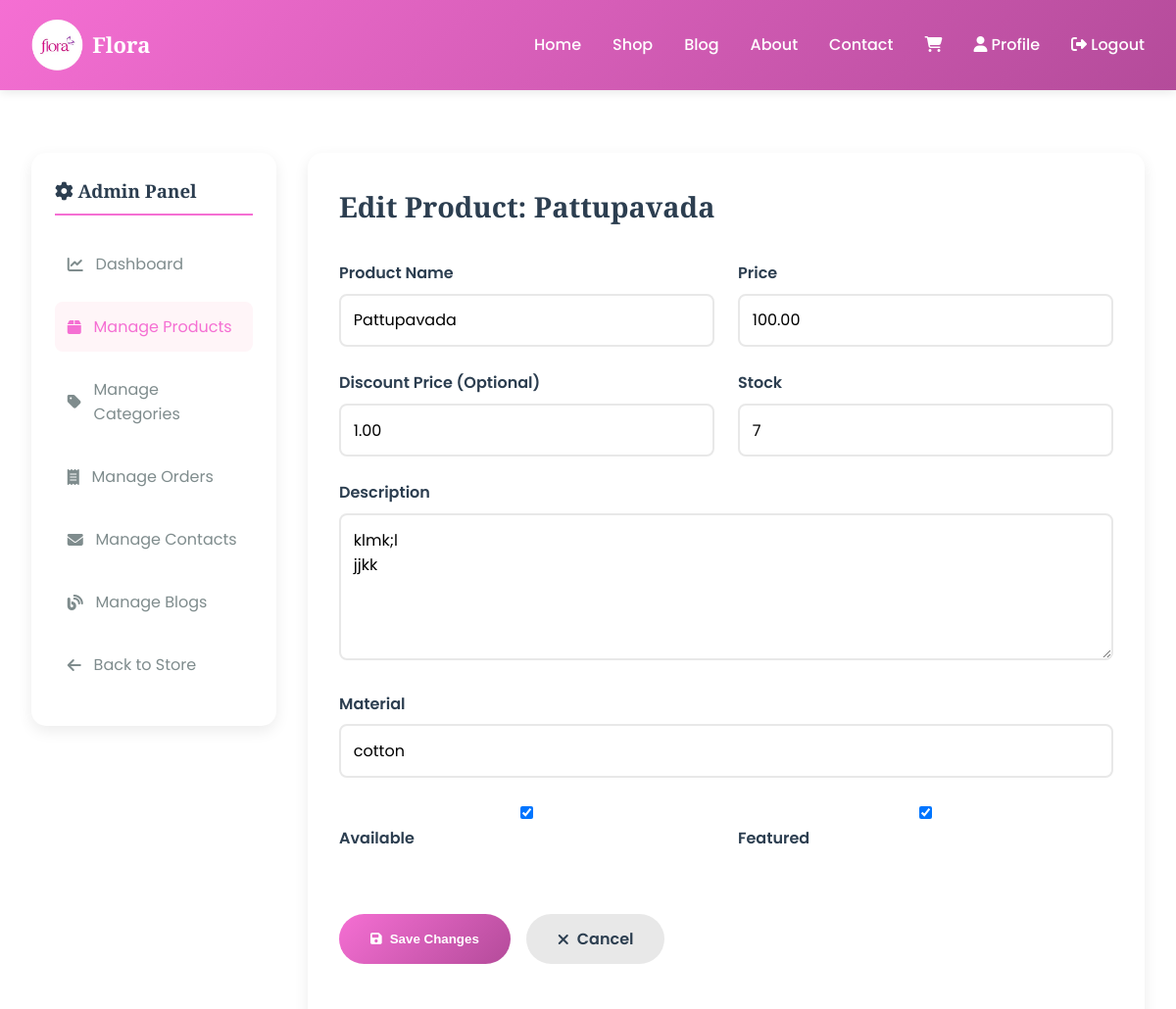
Before: /dashboard/products/1/ (signed in, upper part) with the older database file.
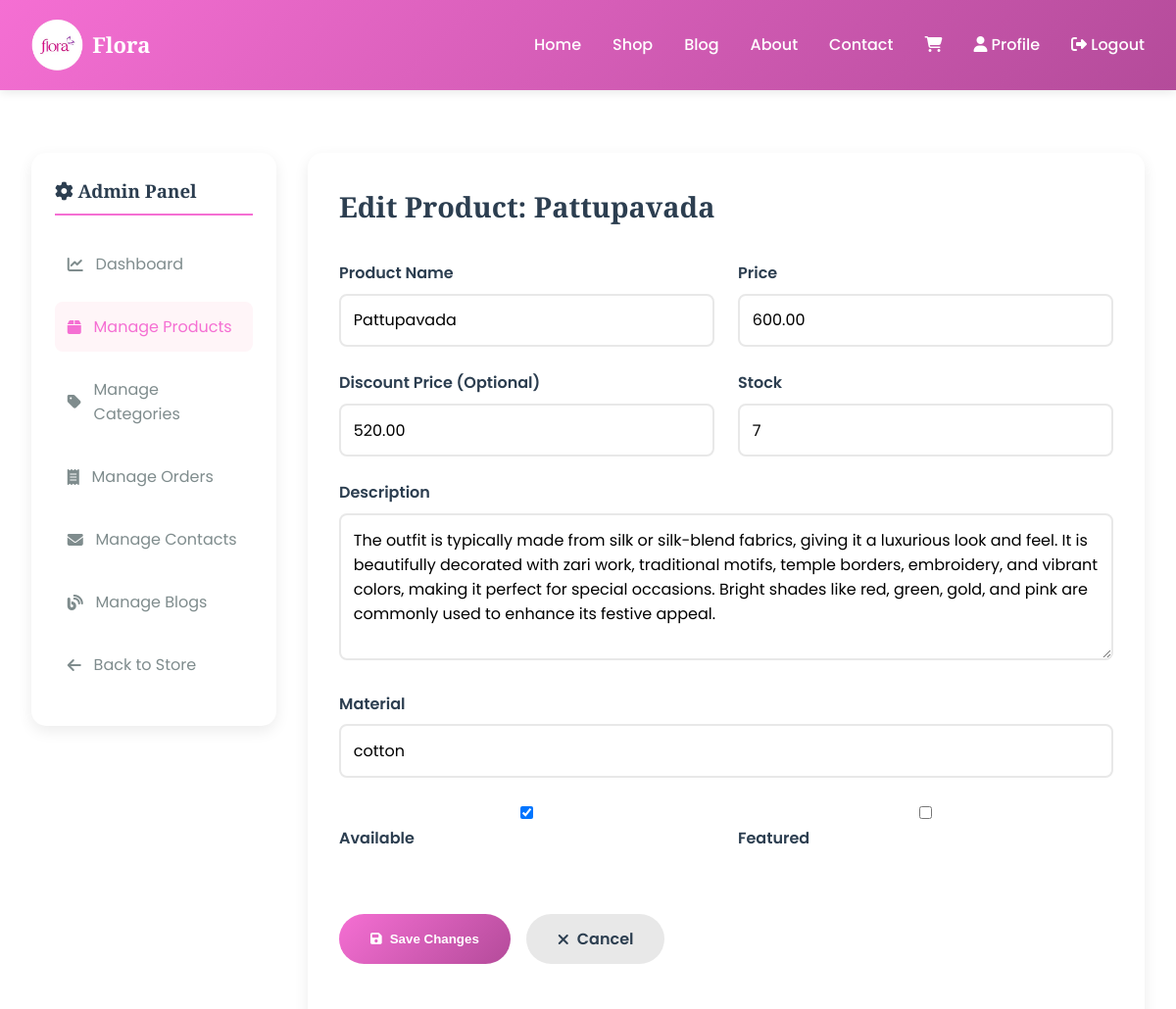
After: the same page with the newer database file.
### shop/models.py (models this page shows, shortened)
class Product(models.Model):
    PRODUCT_TYPE_CHOICES = [
        ('women', 'Women'),
        ('kids', 'Kids'),
    ]
    STYLE_CHOICES = [
        ('traditional', 'Traditional'),
        ('western', 'Western'),
        ('fusion', 'Fusion'),
    ]
    category = models.ForeignKey(Category, related_name='products', on_delete=models.CASCADE)
    name = models.CharField(max_length=200, db_index=True)
    slug = models.SlugField(max_length=200, db_index=True)
    product_type = models.CharField(max_length=20, choices=PRODUCT_TYPE_CHOICES, default='women')
    style = models.CharField(max_length=20, choices=STYLE_CHOICES, default='traditional')
    description = models.TextField()
    price = models.DecimalField(max_digits=10, decimal_places=2)
    discount_price = models.DecimalField(max_digits=10, decimal_places=2, blank=True, null=True)
    available = models.BooleanField(default=True)
    stock = models.PositiveIntegerField(default=0)
    created_at = models.DateTimeField(auto_now_add=True)
    updated_at = models.DateTimeField(auto_now=True)
    featured = models.BooleanField(default=False)
    material = models.CharField(max_length=100, blank=True)
    care_instructions = models.TextField(blank=True)
    class Meta:
        ordering = ['-created_at']
        indexes = [Index(fields=['id', 'slug'])]

### shop/views.py (the view, shortened to what this page needs)
# urls.py: path('dashboard/products/<int:id>/', views.admin_product_detail, name='admin_product_detail'),
@login_required(login_url='shop:login')
def admin_product_detail(request, id):
    if not request.user.is_staff:
        messages.error(request, 'You do not have permission to access this page.')
        return redirect('shop:home')
    product = get_object_or_404(Product, id=id)
    context = {
        'product': product,
    }
    return render(request, 'shop/admin/product_detail.html', context)

### cart/cart.py (called while the page is built)
    def __len__(self):
        return sum(item['quantity'] for item in self.cart.values())

### cart/context_processors.py (called while the page is built)
def cart(request):
    return {'cart': Cart(request)}

### templates/shop/admin/product_detail.html (shortened to what this page needs)
{% extends "base.html" %}
{% block content %}
<div class="container">
    <div class="admin-container">
        <aside class="admin-sidebar">
            <h3><i class="fas fa-cog"></i> Admin Panel</h3>
            <ul class="admin-menu">
                <li><a href="{% url 'shop:admin_dashboard' %}"><i class="fas fa-chart-line"></i> Dashboard</a></li>
                <li><a href="{% url 'shop:admin_products' %}" class="active"><i class="fas fa-box"></i> Manage Products</a></li>
                <li><a href="{% url 'shop:admin_categories' %}"><i class="fas fa-tag"></i> Manage Categories</a></li>
                <li><a href="{% url 'shop:admin_orders' %}"><i class="fas fa-receipt"></i> Manage Orders</a></li>
                <li><a href="{% url 'shop:admin_contacts' %}"><i class="fas fa-envelope"></i> Manage Contacts</a></li>
                <li><a href="{% url 'shop:admin_blogs' %}"><i class="fas fa-blog"></i> Manage Blogs</a></li>
                <li><a href="{% url 'shop:home' %}"><i class="fas fa-arrow-left"></i> Back to Store</a></li>
            </ul>
        </aside>
        <div class="admin-content">
            <div class="content-header">
                <h1>Edit Product: {{ product.name }}</h1>
            </div>
            <form method="post">
                <div class="form-row">
                    <div class="form-group">
                        <label for="name">Product Name</label>
                        <input type="text" id="name" name="name" value="{{ product.name }}" required>
                    </div>
                    <div class="form-group">
                        <label for="price">Price</label>
                        <input type="number" id="price" name="price" value="{{ product.price }}" step="0.01" required>
                    </div>
                </div>
                <div class="form-row">
                    <div class="form-group">
                        <label for="discount_price">Discount Price (Optional)</label>
                        <input type="number" id="discount_price" name="discount_price" value="{{ product.discount_price|default:'' }}" step="0.01">
                    </div>
                    <div class="form-group">
                        <label for="stock">Stock</label>
                        <input type="number" id="stock" name="stock" value="{{ product.stock }}" required>
                    </div>
                </div>
                <div class="form-group">
                    <label for="description">Description</label>
                    <textarea id="description" name="description" required>{{ product.description }}</textarea>
                </div>
                <div class="form-group">
                    <label for="material">Material</label>
                    <input type="text" id="material" name="material" value="{{ product.material|default:'' }}">
                </div>
                <div class="form-row">
                    <div class="form-group">
                        <label for="available">
                            <input type="checkbox" id="available" name="available" {% if product.available %}checked{% endif %}>
                            Available
                        </label>
                    </div>
                    <div class="form-group">
                        <label for="featured">
                            <input type="checkbox" id="featured" name="featured" {% if product.featured %}checked{% endif %}>
                            Featured
                        </label>
                    </div>
                </div>
                <div class="form-actions">
                    <button type="submit" class="btn-submit"><i class="fas fa-save"></i> Save Changes</button>
                    <a href="{% url 'shop:admin_products' %}" class="btn-cancel"><i class="fas fa-times"></i> Cancel</a>
                </div>
            </form>
        </div>
    </div>
</div>
{% endblock %}

Changed rows visible on the page:
changed Product "Pattupavada": price "100.00" → "600.00"; discount_price "1.00" → "520.00"; description "klmk;l jjkk" → "The outfit is typically made from silk or silk-blend fabrics, giving it a luxurious look and feel. It is beautifully decorated with zari work, traditional motifs, temple borders, embroidery, and vibrant colors, making it perfect for special occasions. Bright shades like red, green, gold, and pink are commonly used to enhance its festive appeal."; featured "☑" → "☐"
